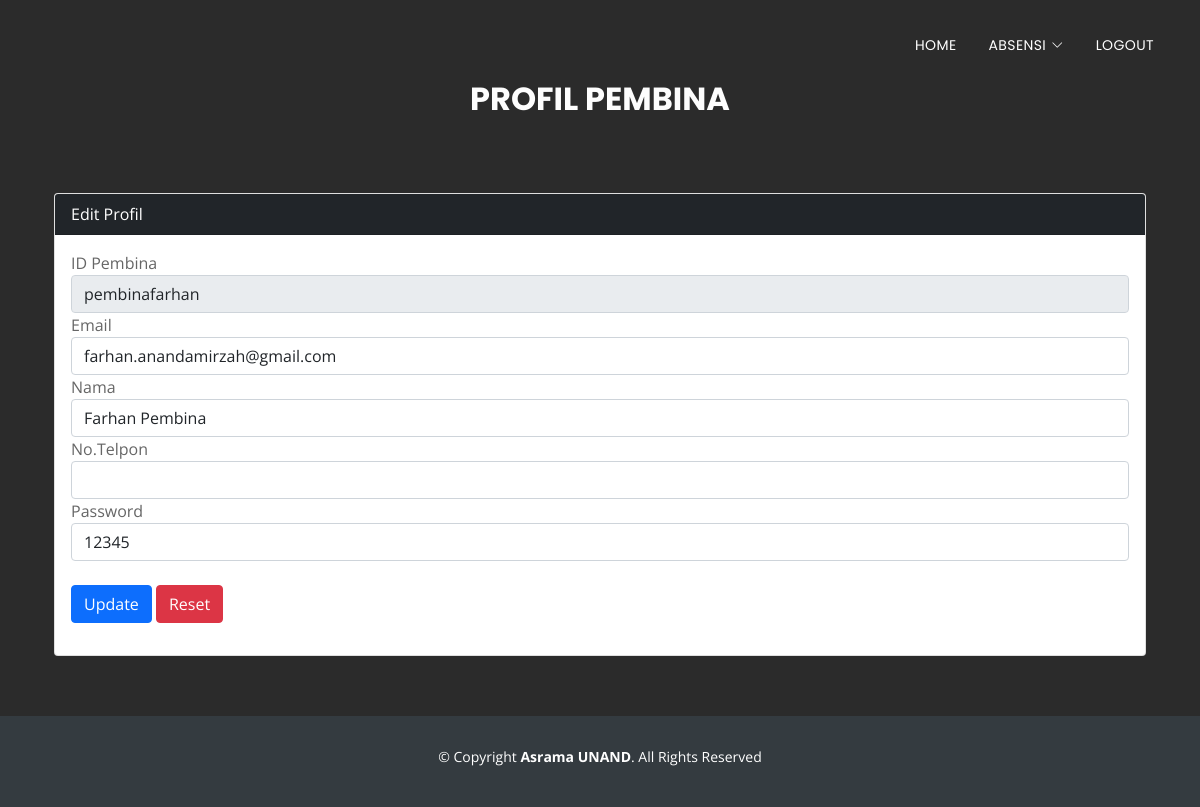
The app's page /profilpembina.php (signed in), older data.
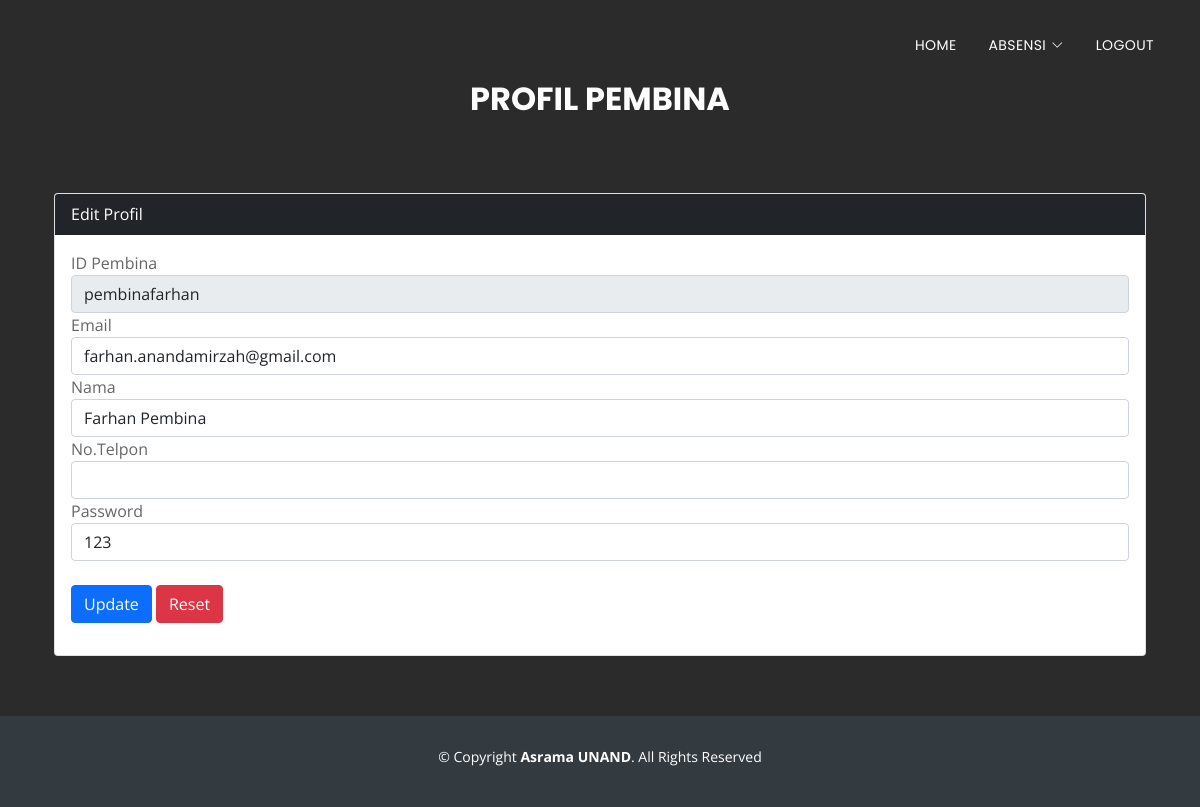
The same page, newer data.
### tables this page shows
CREATE TABLE `pembina` (
  `idpembina` varchar(25) NOT NULL,
  `email` varchar(50) NOT NULL,
  `nama` varchar(50) NOT NULL,
  `notelpon` varchar(15) NOT NULL,
  `password` varchar(25) NOT NULL
);

### profilpembina.php (the view, shortened to what this page needs)
<?php
  include('koneksi.php');
  $idpembina = $_SESSION['idpembina'];
  $result = mysqli_query($mysqli, 'SELECT * FROM pembina WHERE idpembina="'.$idpembina.'"');
  $data = $result->fetch_assoc();
?>
<head>
  <link href="assets/vendor/aos/aos.css" rel="stylesheet">
  <link href="assets/vendor/bootstrap/css/bootstrap.min.css" rel="stylesheet">
  <link href="assets/vendor/bootstrap-icons/bootstrap-icons.css" rel="stylesheet">
  <link href="assets/vendor/boxicons/css/boxicons.min.css" rel="stylesheet">
  <link href="assets/vendor/glightbox/css/glightbox.min.css" rel="stylesheet">
  <link href="assets/vendor/swiper/swiper-bundle.min.css" rel="stylesheet">
  <link href="assets/css/style.css" rel="stylesheet">
</head>
<body>
  <header id="header" class="fixed-top d-flex align-items-center header-transparent">
    <div class="container d-flex justify-content-between align-items-center">
      <nav id="navbar" class="navbar">
        <ul>
          <li><a class="nav-link scrollto" href="homepembina.php">Home</a></li>
          <li class="dropdown"><a href="#"><span>Absensi</span> <i class="bi bi-chevron-down"></i></a>
          </li>
          <li><a class="nav-link scrollto" href="logout.php">Logout</a></li>
        </ul>
      </nav>
    </div>
  </header>
  <section id="services">
    <div class="section-header">
      <h3 class="section-title">Profil Pembina</h3>
      <p class="section-description"></p>
    </div>
    <div class="container px-3 px-lg-4">
      <div class="card mt-0">
      <div class="card-header bg-dark text-white">
        Edit Profil
      </div>
      <div class="card-body">
      <form method="post" action="profilpembina.php">
        <div class="form-group">
          <label>ID Pembina</label>
          <input readonly type="text" name="idpembina" class="form-control" value="<?php echo $data['idpembina']?>">
        </div>
        <div class="form-group">
          <label>Email</label>
          <input type="text" name="email" class="form-control" value="<?php echo $data['email']?>">
        </div>
        <div class="form-group">
          <label>Nama</label>
          <input type="text" name="nama" class="form-control" value="<?php echo $data['nama']?>">
        </div>
        <div class="form-group">
          <label>No.Telpon</label>
          <input type="text" name="notelpon" class="form-control" value="<?php echo $data['notelpon']?>">
        </div>
        <div class="form-group">
          <label>Password</label>
          <input type="text" name="password" class="form-control" value="<?php echo $data['password']?>">
        </div>
        <br>
        <button type="submit" class="btn btn-primary" name="submit">Update</button>
        <button type="reset" class="btn btn-danger" name="reset">Reset</button>
      </form>
      </div>
      </div>
    </div>
  </section>
  <footer id="footer">
    <div class="container">
      <div class="copyright">
        &copy; Copyright <strong>Asrama UNAND</strong>. All Rights Reserved
      </div>
      <div class="credits">
      </div>
    </div>
  </footer>
</body>
</html>

Row changes from the older to the newer data that the page shows:
changed pembina "pembinafarhan": password "12345" → "123"
